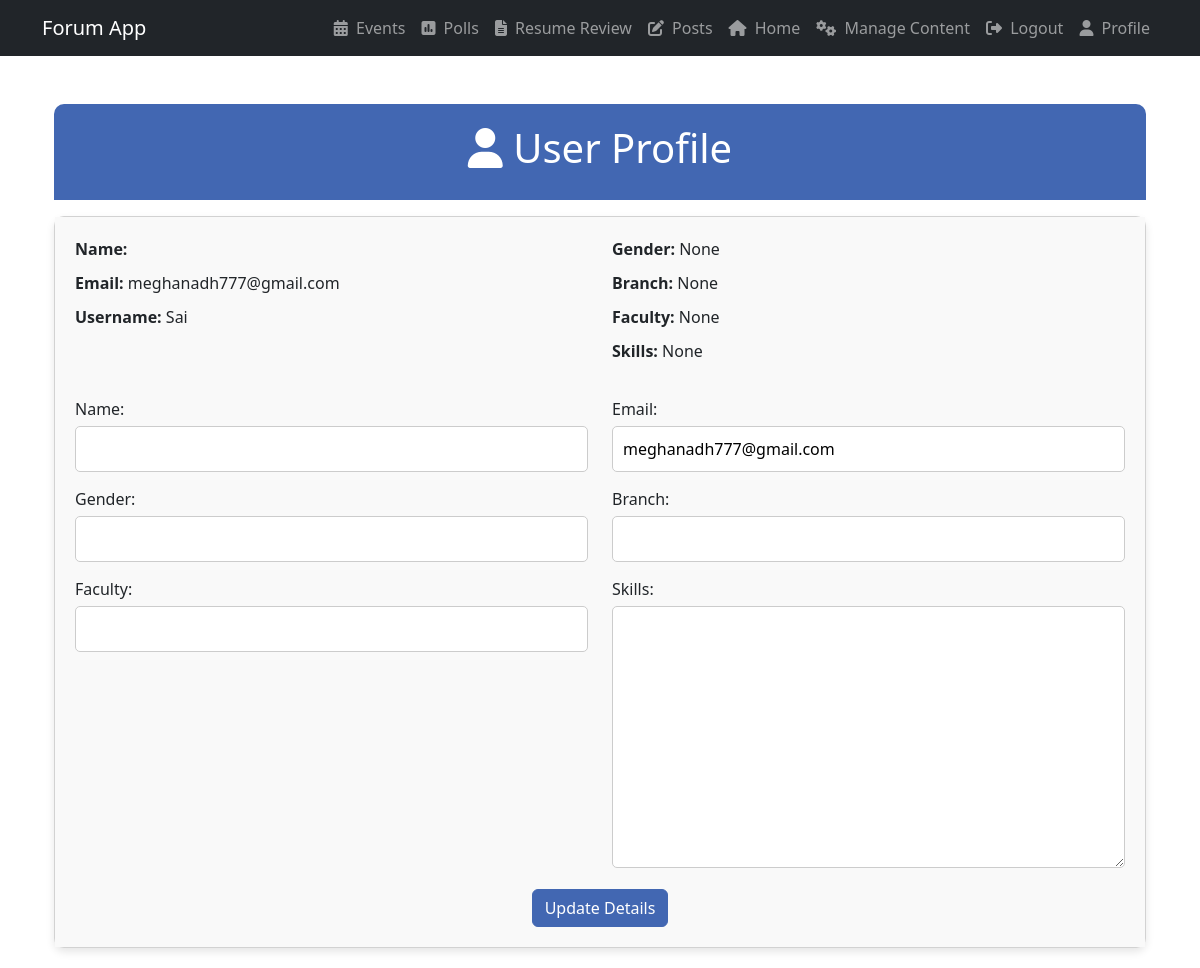
/profile/ (signed in), run on the app's committed database.
### forum/models.py (models this page shows, shortened)
class User(AbstractUser):  # Extends Django's built-in User model
    name = models.CharField(max_length=255)
    email = models.EmailField(unique=True)
    gender = models.CharField(max_length=10, blank=True, null=True)
    branch = models.CharField(max_length=255, blank=True, null=True)
    faculty = models.CharField(max_length=255, blank=True, null=True)
    skills = models.TextField(blank=True, null=True)
    USERNAME_FIELD = "email"  # This tells Django to use email instead of username
    REQUIRED_FIELDS = ["username"]  # Username is still required

### forum/views.py (the view)
# urls.py: path('profile/', user_profile, name='user_profile'),
@login_required
def user_profile(request):
    user = request.user
    if request.method == 'POST':
        form = UserProfileForm(request.POST, instance=user)
        print("Form submitted")
        if form.is_valid():
            print("Form is valid")
            form.save()
            return redirect('user_profile')
        else:
            print("Form is not valid")
            print(form.errors)  # Print form errors for debugging
    else:
        form = UserProfileForm(instance=user)
    return render(request, 'user_profile.html', {'user': user, 'form': form})

### forum/forms.py
class UserProfileForm(forms.ModelForm):
    class Meta:
        model = User
        fields = ['name', 'email', 'gender', 'branch', 'faculty', 'skills']

### forum/templates/user_profile.html (shortened to what this page needs)
{% extends 'base.html' %}
{% block content %}
<div class="container mt-5">
    <div class="profile-header">
        <h1><i class="fas fa-user"></i> User Profile</h1>
    </div>
    <div class="card profile-card mt-3">
        <div class="card-body profile-card-body">
            <div class="row">
                <div class="col-md-6">
                    <div class="profile-info">
                        <p><strong>Name:</strong> {{ user.name }}</p>
                    </div>
                    <div class="profile-info">
                        <p><strong>Email:</strong> {{ user.email }}</p>
                    </div>
                    <div class="profile-info">
                        <p><strong>Username:</strong> {{ user.username }}</p>
                    </div>
                </div>
                <div class="col-md-6">
                    <div class="profile-info">
                        <p><strong>Gender:</strong> {{ user.gender }}</p>
                    </div>
                    <div class="profile-info">
                        <p><strong>Branch:</strong> {{ user.branch }}</p>
                    </div>
                    <div class="profile-info">
                        <p><strong>Faculty:</strong> {{ user.faculty }}</p>
                    </div>
                    <div class="profile-info">
                        <p><strong>Skills:</strong> {{ user.skills }}</p>
                    </div>
                </div>
            </div>
            <form method="post" class="mt-4">
                <div class="row">
                    {% for field in form %}
                        <div class="col-md-6">
                            <div class="form-group">
                                {{ field.label_tag }}
                                {{ field }}
                            </div>
                        </div>
                    {% endfor %}
                </div>
                <div class="row">
                    <div class="col-md-12 text-center">
                        <button type="submit" class="btn btn-primary">Update Details</button>
                    </div>
                </div>
            </form>
        </div>
    </div>
</div>
{% endblock %}

### forum/templates/user_profile.html (style rules this page uses)
.profile-header { background-color: #4267B2; color: white; padding: 20px; border-radius: 10px 10px 0 0; text-align: center; }
.profile-card { border-radius: 10px; box-shadow: 0 4px 8px rgba(0, 0, 0, 0.1); margin-bottom: 20px; }
.profile-card-body { padding: 20px; background-color: #f9f9f9; }
.profile-info { margin-bottom: 10px; }
.profile-info p { margin: 0; }
.form-group { margin-bottom: 15px; }
.btn-primary { background-color: #4267B2; border-color: #4267B2; }
.form-group label { display: block; margin-bottom: 5px; }
.form-group input, .form-group select, .form-group textarea { width: 100%; padding: 10px; border: 1px solid #ccc; border-radius: 5px; }

### data on the page
User: email "meghanadh777@gmail.com", username "Sai", gender "None", branch "None", faculty "None", skills "None", form "meghanadh777@gmail.com"

### other printed values
{{ field.label_tag }} "Name:" "Email:" "Gender:" "Branch:" "Faculty:" "Skills:"
